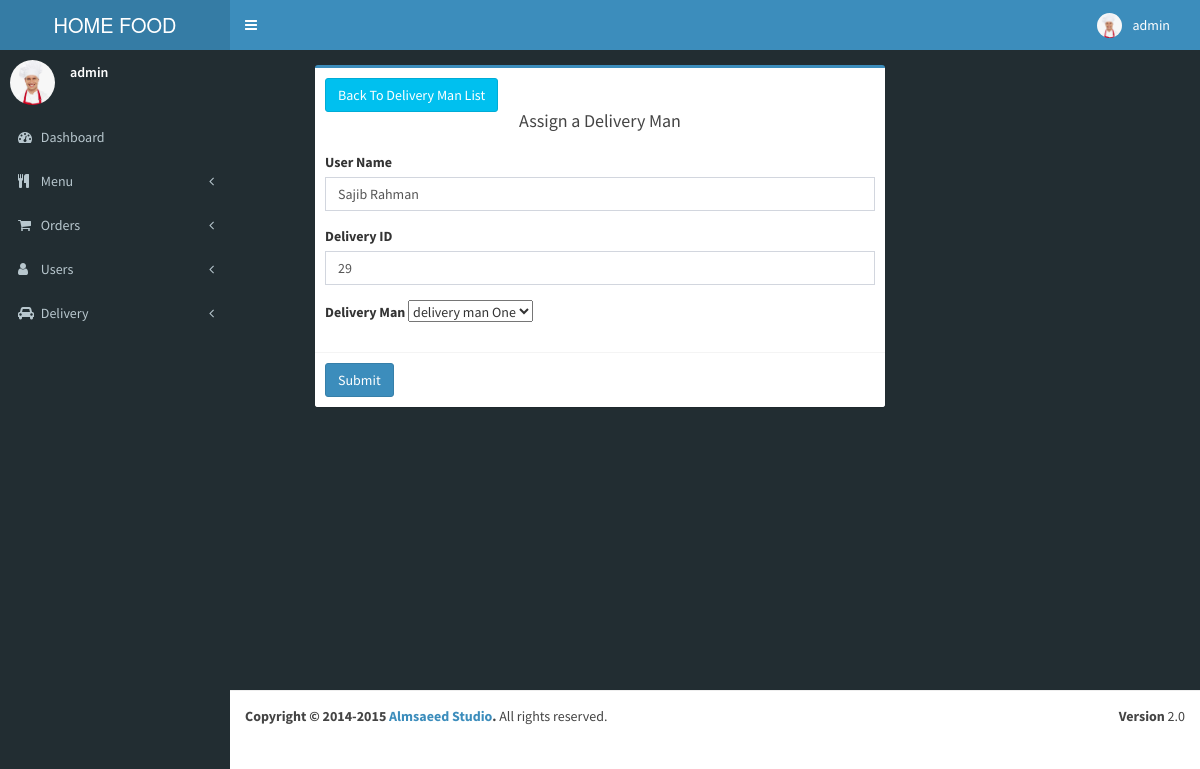
/admin/assign_delivery_man.php?id=29 (signed in), run on the app's committed database.
### tables this page shows
CREATE TABLE `user` (
  `id` int(11) NOT NULL,
  `full_name` varchar(255) NOT NULL,
  `email` varchar(255) NOT NULL,
  `phone_number` varchar(255) NOT NULL,
  `password` varchar(255) NOT NULL,
  `user_role` varchar(255) NOT NULL,
  `user_address` varchar(500) DEFAULT NULL,
  `user_zip` varchar(10) DEFAULT NULL,
  `user_area` varchar(55) DEFAULT NULL,
  `shop_name` varchar(55) DEFAULT NULL,
  `nid_number` varchar(15) DEFAULT NULL,
  `profile_image` varchar(255) DEFAULT 'uploads/default-profile-picture.jpg'
);

CREATE TABLE `customer_order` (
  `id` int(11) NOT NULL,
  `user_id` int(11) NOT NULL,
  `order_date` date NOT NULL,
  `shop_id` int(11) NOT NULL,
  `item_id` int(11) NOT NULL,
  `item_quantity` int(11) NOT NULL,
  `payable_amount` bigint(20) NOT NULL,
  `status` varchar(255) NOT NULL
);

### admin/assign_delivery_man.php (the view, shortened to what this page needs)
<?php require('./_includes/head.php'); ?>
<?php require('./_includes/header.php'); ?>
<?php require('./_includes/sidebar.php'); ?>
        <section class="content">
          <div class="row">
            <div class="col-md-3"></div>
            <div class="col-md-6">
              <div class="box box-primary">
                <div class="box-header">
                  <a href="show_delivery_man_info.php"><button class="btn btn-info">Back To Delivery Man List</button></a>
                  <div class="text-center"><h3 class="box-title">Assign a Delivery Man</h3></div>
                </div>
                <?php
                include_once '../db_connection.php';
                if ($_SERVER['REQUEST_METHOD'] === 'GET') {
                    if(isset($_GET['id'])){
                        $orderID = $_GET['id'];
                        $sql = "SELECT co.*, u.full_name FROM customer_order co JOIN user u ON co.user_id = u.id  WHERE co.id = $orderID";
                        $results = $conn->query($sql);
                        $order = $results->fetch_assoc();
                    }
                }
                ?>
                <form role="form" action="assign_delivery_man.php" method="POST">
                    <div class="box-body">
                        <div class="form-group">
                        <label for="exampleInputEmail1">User Name</label>
                        <input type="text" class="form-control" name="name" value="<?php echo $order['full_name'];?>" id="exampleInputEmail1" placeholder="Enter Name">
                        </div>
                        <div class="form-group">
                        <label for="exampleInputEmail1">Delivery ID</label>
                        <input type="text" class="form-control" name="orderID" value="<?php echo $order['id'];?>" id="exampleInputEmail1">
                        </div>
                        <div class="form-group">
                        <label for="exampleInputEmail1">Delivery Man</label>
                        <select name="delivery_man" id="delivery_man">
                        <?php
                            $sql = "SELECT dmi.*, u.full_name FROM delivery_man_info dmi JOIN user u ON u.id = dmi.delivery_man_id WHERE is_booked = 0";
                            $results = $conn->query($sql);
                            foreach($results as $result){
                            ?>
                        <option value="<?php echo $result['delivery_man_id'];  ?>"><?php echo $result['full_name'];  ?></option>
                        <?php } ?>
                        </select>
                        </div>
                    </div>
                    <div class="box-footer">
                        <button type="submit" class="btn btn-primary">Submit</button>
                    </div>
                </form>
              </div>
            </div>
            <div class="col-md-3"></div>
          </div>
        </section>
      </div>
<?php require('./_includes/footer.php'); ?>

### admin/_includes/header.php (shortened to what this page needs)
<?php
$userID = $_SESSION['userID'];
if (!isset($_SESSION['isLoggedIn'])) {
  header('Location: ../signin.php');
  exit;
} elseif($_SESSION['userRole'] == 'admin' || $_SESSION['userRole'] == 'seller' ) {
  ?><header class="main-header">
  <a href="index.php" class="logo">HOME FOOD</a>
  <nav class="navbar navbar-static-top" role="navigation">
    <a href="#" class="sidebar-toggle" data-toggle="offcanvas" role="button">
    </a>
    <div class="navbar-custom-menu">
      <ul class="nav navbar-nav">
<?php
include_once '../db_connection.php';
$sql = "SELECT * FROM user WHERE id = $userID";
$user = $conn->query($sql);
$info = mysqli_fetch_assoc($user);
?>
        <li class="dropdown user user-menu">
          <a href="#" class="dropdown-toggle" data-toggle="dropdown">
            <img src="../<?php echo $info['profile_image']; ?>" class="user-image" alt="User Image" />
            <span class="hidden-xs"><?php echo $_SESSION['userName'] ?></span>
          </a>
        </li>
      </ul>
    </div>
  </nav>
</header>
<?php
}else{
  header('Location: ../index.php');
};
?>

### admin/_includes/sidebar.php (shortened to what this page needs)
<?php
include_once '../db_connection.php';
$sql = "SELECT * FROM user WHERE id = $userID";
$user = $conn->query($sql);
$info = mysqli_fetch_assoc($user);
?>
      <aside class="main-sidebar">
        <section class="sidebar">
          <div class="user-panel">
            <div class="pull-left image">
              <img src="../<?php echo $info['profile_image']; ?>" class="img-circle" alt="User Image" />
            </div>
            <div class="pull-left info">
              <p><?php echo $_SESSION['userName']; ?></p>
            </div>
          </div>
          <ul class="sidebar-menu">
            <li>
              <a href="index.php">
                <i class="fa fa-dashboard"></i> <span>Dashboard</span>
              </a>
            </li>
            <li class="treeview">
              <a href="#">
                <i class="fa fa-cutlery"></i>
                <span>Menu</span>
                <i class="fa fa-angle-left pull-right"></i>
              </a>
            </li>
            <li class="treeview">
              <a href="#">
                <i class="fa fa-shopping-cart"></i>
                <span>Orders</span>
                <i class="fa fa-angle-left pull-right"></i>
              </a>
            </li>
            <?php if( $_SESSION['userRole'] == 'admin') { ?>
            <li class="treeview">
              <a href="#">
                <i class="fa fa-user"></i>
                <span>Users</span>
                <i class="fa fa-angle-left pull-right"></i>
              </a>
            </li>
            <?php } ?>
            <li class="treeview">
              <a href="#">
                <i class="fa fa-car"></i>
                <span>Delivery</span>
                <i class="fa fa-angle-left pull-right"></i>
              </a>
            </li>
          </ul>
        </section>
      </aside>

### data on the page
user: profile_image (picture)
customer_order: name "Sajib Rahman", orderID "29"

### other printed values
$_SESSION['userName'] "admin"
form field delivery_man "delivery man One"
